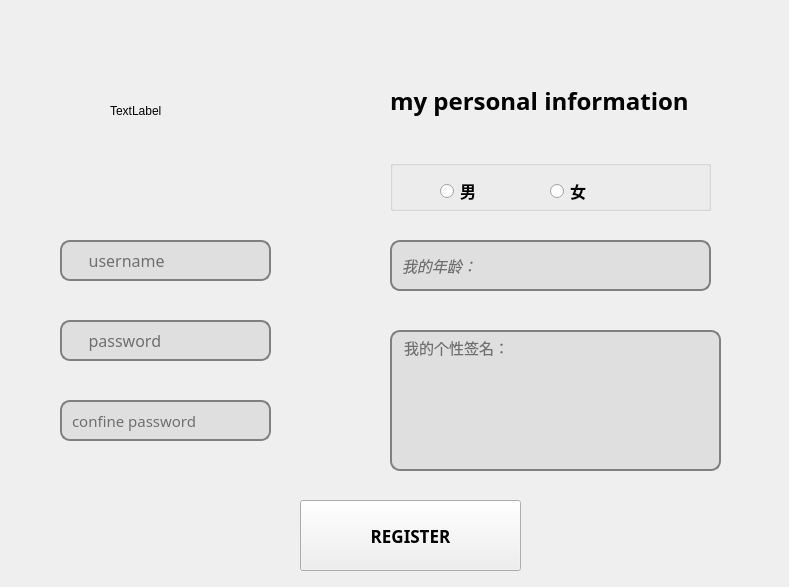
<?xml version="1.0" encoding="UTF-8"?>
<ui version="4.0">
 <class>registerMainWindow</class>
 <widget class="QMainWindow" name="registerMainWindow">
  <property name="geometry">
   <rect>
    <x>0</x>
    <y>0</y>
    <width>789</width>
    <height>587</height>
   </rect>
  </property>
  <property name="windowTitle">
   <string>MainWindow</string>
  </property>
  <property name="styleSheet">
   <string notr="true">QMainWindow{
border-image: url(:/image-3/注册背景.jpg);}</string>
  </property>
  <widget class="QWidget" name="centralwidget">
   <widget class="QLineEdit" name="lineEdit">
    <property name="geometry">
     <rect>
      <x>60</x>
      <y>240</y>
      <width>211</width>
      <height>41</height>
     </rect>
    </property>
    <property name="font">
     <font>
      <family>楷体</family>
      <pointsize>12</pointsize>
     </font>
    </property>
    <property name="styleSheet">
     <string notr="true">
#lineEdit {
    border: 2px solid gray;
    border-radius: 10px;
    padding: 0 8px;
    background:  rgb(223,223,224);
    selection-background-color: darkgray;
}

</string>
    </property>
    <property name="placeholderText">
     <string>    username</string>
    </property>
   </widget>
   <widget class="QLineEdit" name="lineEdit_2">
    <property name="geometry">
     <rect>
      <x>60</x>
      <y>320</y>
      <width>211</width>
      <height>41</height>
     </rect>
    </property>
    <property name="font">
     <font>
      <family>楷体</family>
      <pointsize>12</pointsize>
     </font>
    </property>
    <property name="styleSheet">
     <string notr="true">
#lineEdit_2 {
    border: 2px solid gray;
    border-radius: 10px;
    padding: 0 8px;
    background:  rgb(223,223,224);
    selection-background-color: darkgray;
}</string>
    </property>
    <property name="placeholderText">
     <string>    password</string>
    </property>
   </widget>
   <widget class="QPushButton" name="pushButton">
    <property name="geometry">
     <rect>
      <x>300</x>
      <y>500</y>
      <width>221</width>
      <height>71</height>
     </rect>
    </property>
    <property name="font">
     <font>
      <family>方正少儿简体</family>
      <pointsize>13</pointsize>
      <weight>75</weight>
      <bold>true</bold>
     </font>
    </property>
    <property name="text">
     <string>REGISTER</string>
    </property>
   </widget>
   <widget class="QLineEdit" name="lineEdit_3">
    <property name="geometry">
     <rect>
      <x>60</x>
      <y>400</y>
      <width>211</width>
      <height>41</height>
     </rect>
    </property>
    <property name="font">
     <font>
      <family>楷体</family>
      <pointsize>11</pointsize>
     </font>
    </property>
    <property name="styleSheet">
     <string notr="true">
#lineEdit_3 {
    border: 2px solid gray;
    border-radius: 10px;
    padding: 0 8px;
    background:  rgb(223,223,224);
    selection-background-color: darkgray;
}</string>
    </property>
    <property name="placeholderText">
     <string>confine password</string>
    </property>
   </widget>
   <widget class="QLabel" name="pixLabel">
    <property name="geometry">
     <rect>
      <x>110</x>
      <y>20</y>
      <width>201</width>
      <height>181</height>
     </rect>
    </property>
    <property name="text">
     <string>TextLabel</string>
    </property>
   </widget>
   <widget class="QLabel" name="informationLabel">
    <property name="geometry">
     <rect>
      <x>390</x>
      <y>60</y>
      <width>341</width>
      <height>81</height>
     </rect>
    </property>
    <property name="font">
     <font>
      <family>华文隶书</family>
      <pointsize>18</pointsize>
      <weight>75</weight>
      <bold>true</bold>
     </font>
    </property>
    <property name="text">
     <string>my personal information</string>
    </property>
   </widget>
   <widget class="QGroupBox" name="groupBox">
    <property name="geometry">
     <rect>
      <x>390</x>
      <y>160</y>
      <width>321</width>
      <height>51</height>
     </rect>
    </property>
    <property name="title">
     <string/>
    </property>
    <widget class="QRadioButton" name="radioButton">
     <property name="geometry">
      <rect>
       <x>50</x>
       <y>20</y>
       <width>132</width>
       <height>22</height>
      </rect>
     </property>
     <property name="font">
      <font>
       <family>宋体</family>
       <pointsize>12</pointsize>
       <weight>75</weight>
       <bold>true</bold>
      </font>
     </property>
     <property name="text">
      <string>男</string>
     </property>
    </widget>
    <widget class="QRadioButton" name="radioButton_2">
     <property name="geometry">
      <rect>
       <x>160</x>
       <y>20</y>
       <width>91</width>
       <height>22</height>
      </rect>
     </property>
     <property name="font">
      <font>
       <pointsize>12</pointsize>
       <weight>75</weight>
       <bold>true</bold>
      </font>
     </property>
     <property name="text">
      <string>女</string>
     </property>
    </widget>
   </widget>
   <widget class="QLineEdit" name="lineEdit_4">
    <property name="geometry">
     <rect>
      <x>390</x>
      <y>240</y>
      <width>321</width>
      <height>51</height>
     </rect>
    </property>
    <property name="font">
     <font>
      <pointsize>11</pointsize>
      <italic>true</italic>
     </font>
    </property>
    <property name="styleSheet">
     <string notr="true">
#lineEdit_4 {
    border: 2px solid gray;
    border-radius: 10px;
    padding: 0 8px;
    background:  rgb(223,223,224);
    selection-background-color: darkgray;
}</string>
    </property>
    <property name="placeholderText">
     <string>我的年龄：</string>
    </property>
   </widget>
   <widget class="QTextEdit" name="textEdit">
    <property name="geometry">
     <rect>
      <x>390</x>
      <y>330</y>
      <width>331</width>
      <height>141</height>
     </rect>
    </property>
    <property name="font">
     <font>
      <pointsize>11</pointsize>
     </font>
    </property>
    <property name="styleSheet">
     <string notr="true">
#textEdit {
    border: 2px solid gray;
    border-radius: 10px;
    padding: 0 8px;
    background:  rgb(223,223,224);
    selection-background-color: darkgray;
}</string>
    </property>
    <property name="placeholderText">
     <string>我的个性签名：</string>
    </property>
   </widget>
  </widget>
 </widget>
 <resources/>
 <connections/>
</ui>
